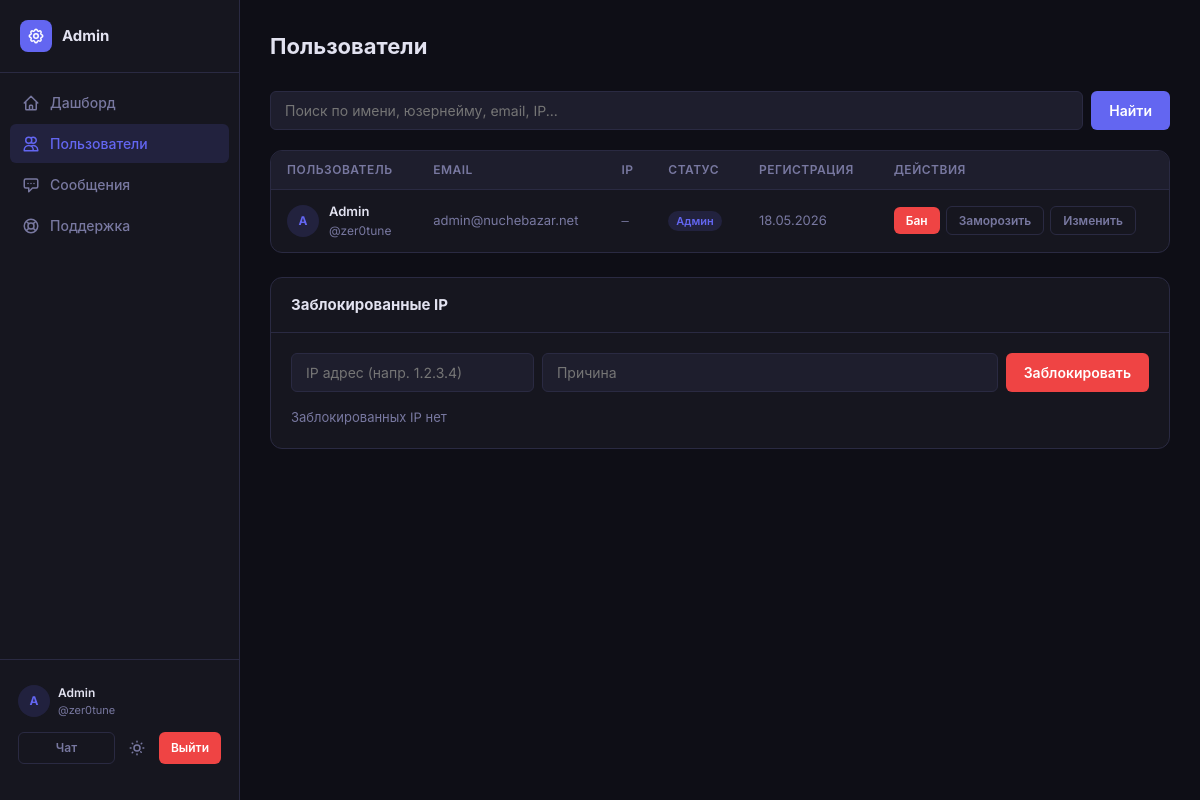
Before: /admin/users (signed in) with the older database file.
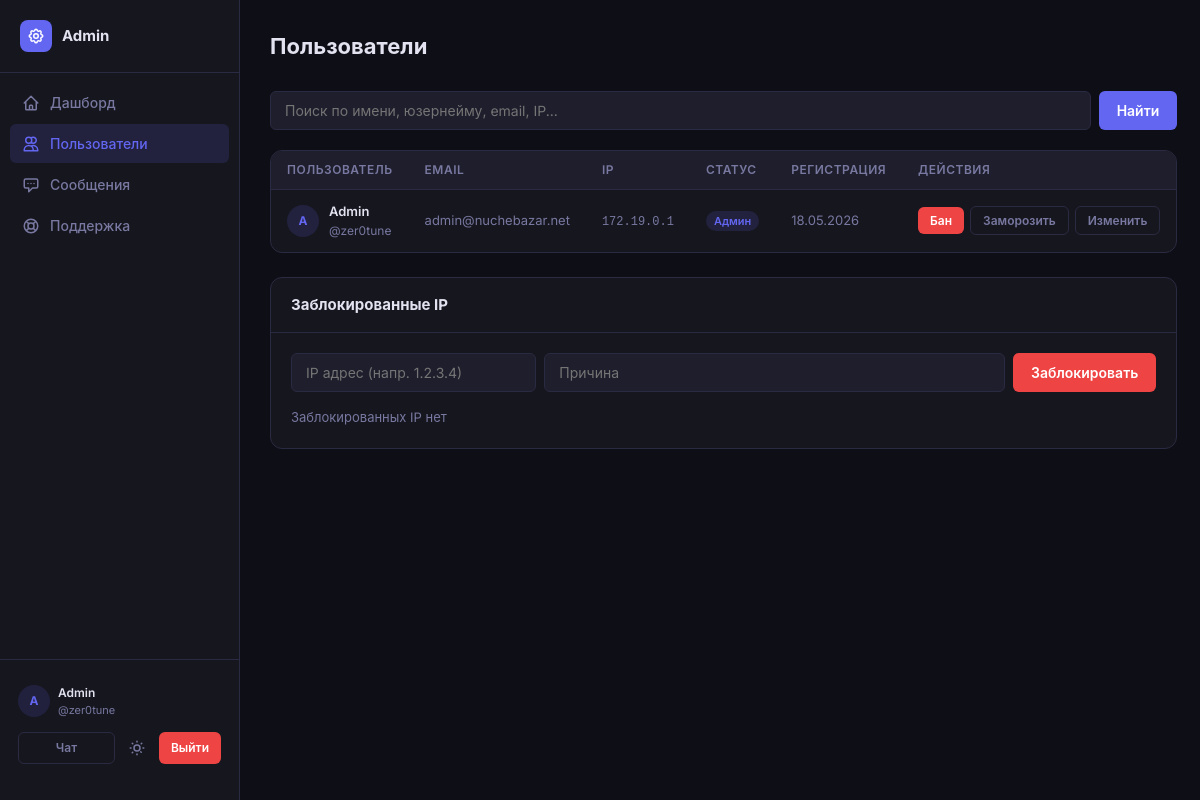
After: the same page with the newer database file.
### app.py (models this page shows, shortened)
class User(db.Model):
    id = db.Column(db.Integer, primary_key=True)
    username = db.Column(db.String(80), unique=True, nullable=False)
    display_name = db.Column(db.String(100), nullable=False)
    email = db.Column(db.String(120), unique=True, nullable=False)
    password_hash = db.Column(db.String(256), nullable=False)
    avatar = db.Column(db.String(256), default='')
    bio = db.Column(db.Text, default='')
    is_admin = db.Column(db.Boolean, default=False)
    is_banned = db.Column(db.Boolean, default=False)
    is_frozen = db.Column(db.Boolean, default=False)
    ip_address = db.Column(db.String(45), default='')
    created_at = db.Column(db.DateTime, default=datetime.utcnow)
    online = db.Column(db.Boolean, default=False)
    last_seen = db.Column(db.DateTime, default=datetime.utcnow)

### app.py (the view, shortened to what this page needs)
@app.route('/admin/users')
@admin_required
def admin_users():
    user = db.session.get(User, session['user_id'])
    q = request.args.get('q', '')
    query = User.query
    users = query.order_by(User.created_at.desc()).all()
    banned_ips = BannedIP.query.order_by(BannedIP.created_at.desc()).all()
    return render_template('admin/users.html', current_user=user, users=users,
                           banned_ips=banned_ips, search=q)

### app.py (called while the page is built)
def admin_required(f):
    @wraps(f)
    def decorated(*args, **kwargs):
        if 'user_id' not in session:
            return redirect(url_for('login'))
        user = db.session.get(User, session['user_id'])
        if not user or not user.is_admin:
            flash('Доступ запрещён.', 'error')
            return redirect(url_for('chat'))
        return f(*args, **kwargs)
    return decorated

### templates/admin/users.html (shortened to what the changed rows need)
{% extends 'admin/base.html' %}
{% block admin_content %}
<div class="admin-top">
  <h1>Пользователи</h1>
</div>
<div class="card" style="margin-bottom:24px;">
  <div style="overflow-x:auto;">
    <table class="table">
      <thead>
        <tr>
          <th>Пользователь</th>
          <th>Email</th>
          <th>IP</th>
          <th>Статус</th>
          <th>Регистрация</th>
          <th>Действия</th>
        </tr>
      </thead>
      <tbody>
        {% for user in users %}
        <tr>
          <td>
            <div style="display:flex;align-items:center;gap:10px;">
              {% if user.avatar %}
              <img class="avatar avatar-sm" src="{{ url_for('static', filename=user.avatar) }}" alt="">
              {% else %}
              <div class="avatar-placeholder sm">{{ user.display_name[0].upper() }}</div>
              {% endif %}
              <div>
                <div style="font-weight:600;">{{ user.display_name }}</div>
                <div style="font-size:12px;color:var(--text-muted);">@{{ user.username }}</div>
              </div>
            </div>
          </td>
          <td class="text-muted" style="font-size:13px;">{{ user.email }}</td>
          <td><code style="font-size:12px;color:var(--text-muted);">{{ user.ip_address or '—' }}</code></td>
          <td>
            {% if user.is_banned %}<span class="badge badge-red">Забанен</span>
            {% elif user.is_frozen %}<span class="badge badge-yellow">Заморожен</span>
            {% elif user.is_admin %}<span class="badge badge-purple">Админ</span>
            {% elif user.online %}<span class="badge badge-green">Онлайн</span>
            {% else %}<span class="badge badge-gray">Офлайн</span>{% endif %}
          </td>
          <td class="text-muted" style="font-size:13px;">{{ user.created_at.strftime('%d.%m.%Y') }}</td>
          <td>
            <div class="admin-actions-cell">
              <form method="POST" action="/admin/user/{{ user.id }}/action">
                {% if user.is_banned %}
                <button type="submit" name="action" value="unban" class="btn btn-ghost btn-sm">Разбанить</button>
                {% else %}
                <button type="submit" name="action" value="ban" class="btn btn-danger btn-sm" {% if user.is_admin %}disabled{% endif %}>Бан</button>
                {% endif %}
              </form>
              <form method="POST" action="/admin/user/{{ user.id }}/action">
                {% if user.is_frozen %}
                <button type="submit" name="action" value="unfreeze" class="btn btn-ghost btn-sm">Размрозить</button>
                {% else %}
                <button type="submit" name="action" value="freeze" class="btn btn-ghost btn-sm" {% if user.is_admin %}disabled{% endif %}>Заморозить</button>
                {% endif %}
              </form>
              <button class="btn btn-ghost btn-sm" onclick="toggleUserEdit({{ user.id }})">Изменить</button>
            </div>
          </td>
        </tr>
        {% endfor %}
      </tbody>
    </table>
  </div>
</div>
{% endblock %}

### templates/admin/base.html (shortened to what this page needs)
{% extends 'base.html' %}
{% block body %}
<div class="admin-layout">
  <aside class="admin-sidebar">
    <div class="admin-brand">
      <div class="logo"></div>
      <span>Admin</span>
    </div>
    <nav class="admin-nav">
      <a href="/admin" class="admin-nav-item {% if request.path == '/admin' %}active{% endif %}">
        <svg xmlns="http://www.w3.org/2000/svg" fill="none" viewBox="0 0 24 24" stroke="currentColor" stroke-width="2"><path stroke-linecap="round" stroke-linejoin="round" d="M3 12l2-2m0 0l7-7 7 7M5 10v10a1 1 0 001 1h3m10-11l2 2m-2-2v10a1 1 0 01-1 1h-3m-6 0a1 1 0 001-1v-4a1 1 0 011-1h2a1 1 0 011 1v4a1 1 0 001 1m-6 0h6"/></svg>
        Дашборд
      </a>
      <a href="/admin/users" class="admin-nav-item {% if '/admin/users' in request.path %}active{% endif %}">
        <svg xmlns="http://www.w3.org/2000/svg" fill="none" viewBox="0 0 24 24" stroke="currentColor" stroke-width="2"><path stroke-linecap="round" stroke-linejoin="round" d="M12 4.354a4 4 0 110 5.292M15 21H3v-1a6 6 0 0112 0v1zm0 0h6v-1a6 6 0 00-9-5.197M13 7a4 4 0 11-8 0 4 4 0 018 0z"/></svg>
        Пользователи
      </a>
      <a href="/admin/messages" class="admin-nav-item {% if '/admin/messages' in request.path %}active{% endif %}">
        <svg xmlns="http://www.w3.org/2000/svg" fill="none" viewBox="0 0 24 24" stroke="currentColor" stroke-width="2"><path stroke-linecap="round" stroke-linejoin="round" d="M8 10h.01M12 10h.01M16 10h.01M9 16H5a2 2 0 01-2-2V6a2 2 0 012-2h14a2 2 0 012 2v8a2 2 0 01-2 2h-5l-5 5v-5z"/></svg>
        Сообщения
      </a>
      <a href="/admin/support" class="admin-nav-item {% if '/admin/support' in request.path %}active{% endif %}">
        Поддержка
      </a>
    </nav>
    <div style="margin-top:auto; padding:16px 10px; border-top:1px solid var(--border);">
      <div style="display:flex;align-items:center;gap:8px;padding:8px;border-radius:var(--radius-sm);">
        <div class="avatar-placeholder sm">{{ current_user.display_name[0].upper() }}</div>
        <div style="flex:1;min-width:0;">
          <div style="font-size:12px;font-weight:600;overflow:hidden;text-overflow:ellipsis;white-space:nowrap;">{{ current_user.display_name }}</div>
          <div style="font-size:11px;color:var(--text-muted);">@{{ current_user.username }}</div>
        </div>
      </div>
      <div style="display:flex;gap:6px;padding:0 8px;margin-top:6px;">
        <a href="/chat" class="btn btn-ghost btn-sm" style="flex:1;justify-content:center;">Чат</a>
        <button class="theme-toggle" onclick="toggleTheme()" style="width:32px;height:32px;">
        </button>
        <a href="/logout" class="btn btn-danger btn-sm">Выйти</a>
      </div>
    </div>
  </aside>
  <div class="admin-content">
    {% block admin_content %}{% endblock %}
  </div>
</div>
{% endblock %}

Changed rows visible on the page:
changed User "Admin": ip_address "—" → "172.19.0.1"
